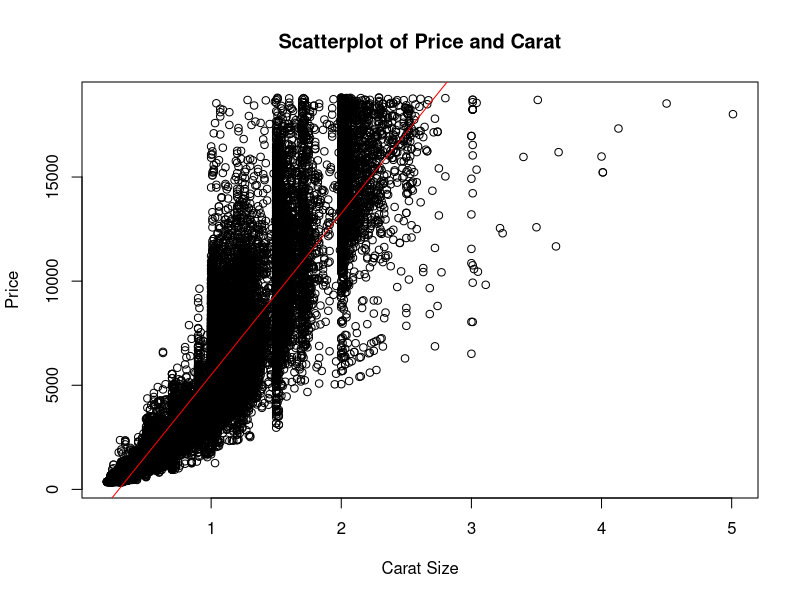
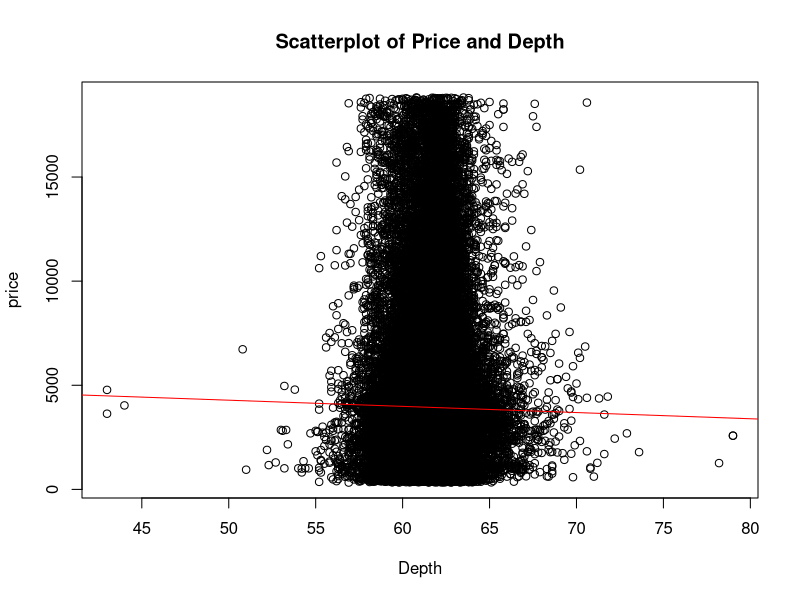
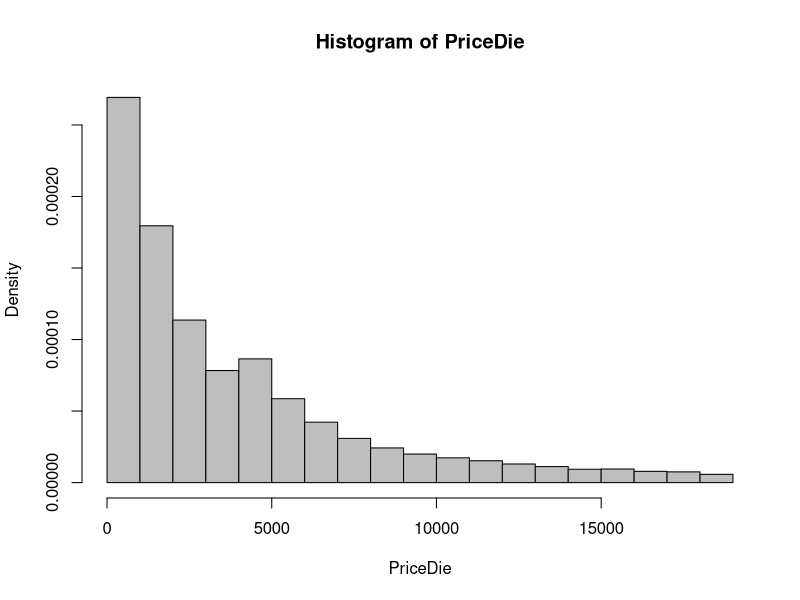
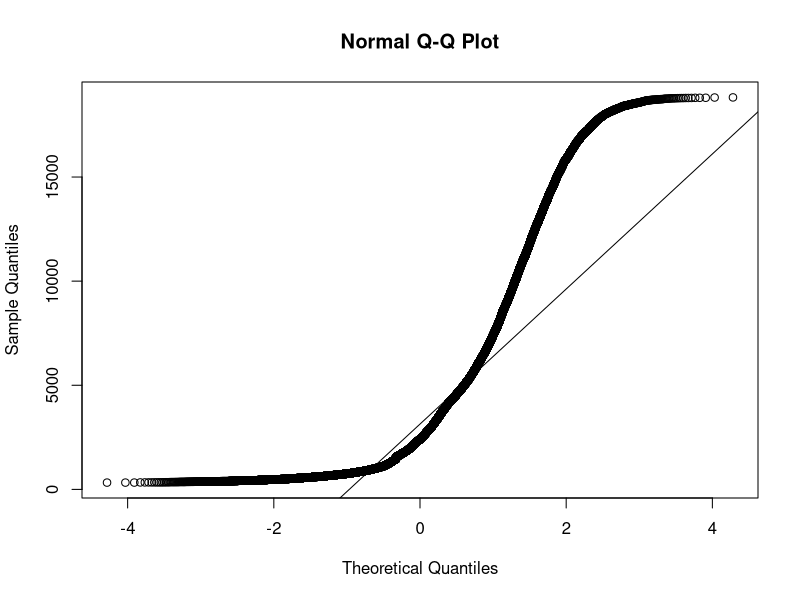

Recreate these plots in R, in order. (Note: this script raises an error after producing the figures.)
## ---- chunk 1
knitr::opts_chunk$set(echo = TRUE)
options(repos=structure(c(CRAN="http://cran.r-project.org")))
options(repos="https://cran.rstudio.com" )
install.packages("pscl", repos = "https://cran.rstudio.com")
install.packages("dplyr")
install.packages("ggplot2")
## ---- chunk 2
library(ggplot2)

diamonds 
## ---- chunk 3
library("Hmisc")
attach(diamonds)
plot(carat, price, main="Scatterplot of Price and Carat", 
  	xlab="Carat Size", ylab="Price") +
abline(lm(price~carat), col="red")
## ---- chunk 4
attach(diamonds)
plot(depth, price, main="Scatterplot of Price and Depth", 
  	xlab="Depth", ylab="price") +
  abline(lm(price~depth), col="red")
## ---- chunk 5
PriceDie <- diamonds$price
hist(PriceDie, col='grey', freq=FALSE)

## ---- chunk 6
qqnorm(diamonds$price)
qqline(diamonds$price)

## ---- chunk 7
cor.test(carat, price, method = "pearson")
## ---- chunk 8
cor.test(depth, price, method = "pearson")
## ---- chunk 9
xyplot(price~price, data = diamonds)
## ---- chunk 10
diamondreg = lm(price ~ carat + depth, data = diamonds)
summary(diamondreg)
## ---- chunk 11
plot(price ~ carat, data= diamonds, main="I got diamonds on diamonds")
 abline(diamondreg, col="red")

## ---- chunk 12
diamondregdep = lm(price ~ depth, data = diamonds)
summary(diamondregdep)
## ---- chunk 13
multregdiamond = lm(price ~ depth + carat, data = diamonds)
summary(multregdiamond)

multregdie <- lm(price ~ depth + carat, data = diamonds)

multregdie
